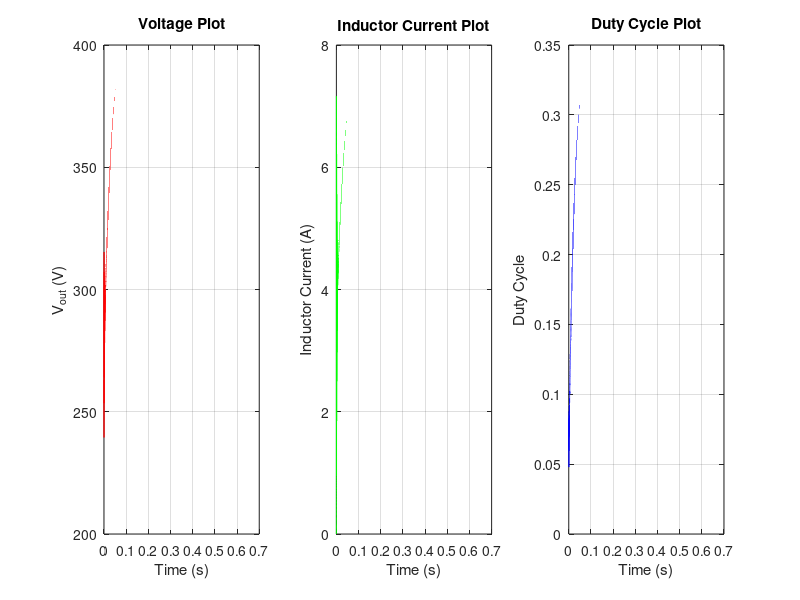

Recreate this plot in MATLAB.
clear; clc;

% Run: Kp = 0.0005, Ki = 0.1, Kd = 0, t_end = 0.6 s

% Parameters
Vin = 263;
R   = 80;
L   = 1.18e-3;
C   = 8.56e-6;
V_ref = 400;

% Time Setup
dt     = 1e-6;
t_end  = 0.6;
N = round(t_end/dt);

% For storing values
Vout = zeros(1,N);
I_L = zeros(1,N);
Vout(1) = Vin;
D = zeros(1,N);
D(1) = 0;
time = linspace(0, t_end, N);

e_int = 0;
e_prev = 0;

Kp = 0.0005;
Ki = 0.1;
Kd = 0;

% Boost Converter Loop

for k = 1:(N-1)

    e = V_ref - Vout(k);
    e_int = e_int + e*dt;
    e_der = (e - e_prev)/dt;

    Dset = Kp*e + Ki*e_int + Kd*e_der;
    D(k) = max(0, min(Dset, 0.9));

  di_dt = (Vin - (1 - D(k))*Vout(k))/L;
  dv_dt = ((1 - D(k))*I_L(k) - (Vout(k)/R))/C;

 Vout(k+1) = Vout(k) + dt*dv_dt;
 I_L(k+1) = I_L(k) + dt*di_dt;
 if I_L(k+1) < 0
   I_L(k+1) = 0;
 end

 e_prev = e;
end

 D(N) = D(N-1);

 printf("Vout = %.2f V, D = %.4f, iL = %.2f A\n", Vout(end), D(end), I_L(end));

% Checking if the ripple slowly decays
w1 = (time > 0.15) & (time < 0.20);
w2 = (time > 0.55) & (time < 0.60);
printf("Vout ripple: %.5f V (early), %.5f V (late)\n", max(Vout(w1)) - min(Vout(w1)), max(Vout(w2)) - min(Vout(w2)));


% Plots
figure;
subplot(1,3,1);
plot(time, Vout, 'r');
xlabel('Time (s)'); ylabel('V_{out} (V)'); grid on;
title("Voltage Plot");

subplot (1,3,2);
plot(time, I_L, 'g');
xlabel('Time (s)'); ylabel('Inductor Current (A)'); grid on;
title("Inductor Current Plot");

subplot(1,3,3);
plot(time, D, 'b');
xlabel('Time (s)'); ylabel('Duty Cycle'); grid on;
title("Duty Cycle Plot");
